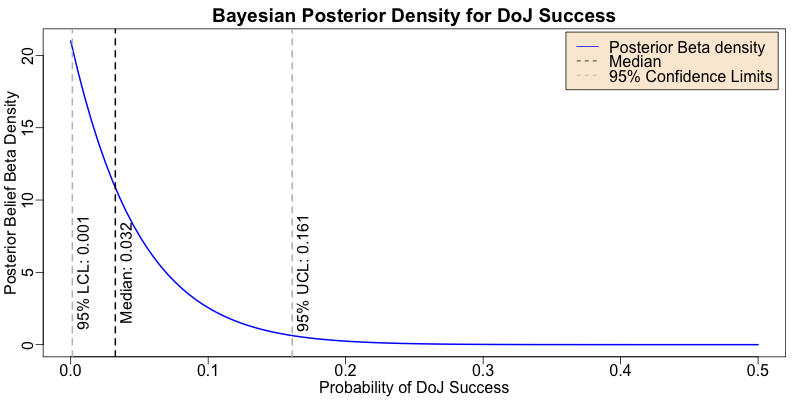

Write the R code that produced this figure.
## Created on Tuesday, August  4, 2026 at 2:11pm EDT by Weekend Editor on Weeekend Editor Machine
## Copyright (c) 2026, Some Weekend Reading blog.  All rights reserved.  As if you care.

##
## Trump's Department of Justice demands state voter registration info, so it can purge voters it
## doesn't want, hypothesizing noncitizens, but probably targeting mostly Democrats/minorities/women.
##
## They've won 0 out of 20 times.
##
## What should we believe about their probability of winning, from these data?
##

source("../../tools/graphics-tools.r")                 # Randumb graphics hax

doit <- function(k = 0, N = 20, destDir = ".", plotFile = "2026-08-04-doj-smackdowns.png") {
  withPNG(file.path(destDir, plotFile), 800, 400, FALSE, function() {
    withPars(function() {                              # Capture graphics to file
      shape1 <- k + 1                                  # Sucess shape parameter
      shape2 <- N - k + 1                              # Failure shape parameter
      cls    <- qbeta(p = c(0.025, 0.500, 0.975), shape1 = shape1, shape2 = shape2)
      maxP   <- max(0.5, min(1.0, ceiling(10.0 * max(cls)) / 10.0))
      ps     <- seq(from = 0, to = maxP, length.out = 100)
      ds     <- dbeta(ps, shape1 = shape1, shape2 = shape2)

      plot(x = ps, y = ds,                             # Plot the posterior Beta density
           xlab = "Probability of DoJ Success", ylab = "Posterior Belief Beta Density",
           main = "Bayesian Posterior Density for DoJ Success",
           xlim = c(0, maxP), type = "l", lty = "solid", col = "blue", lwd = 2)
      abline(v = cls[[1]], lty = "dashed", col = "gray",  lwd = 2)
      abline(v = cls[[2]], lty = "dashed", col = "black", lwd = 2)
      abline(v = cls[[3]], lty = "dashed", col = "gray",  lwd = 2)

      text(x = cls + 0.005, y = 5.5, pos = 1, srt = 90,  # Magic numbers 0.005 & 5.5 from looking
           labels = c(sprintf("95%% LCL: %.3f", cls[[1]]),
                      sprintf("Median: %.3f",   cls[[2]]),
                      sprintf("95%% UCL: %.3f", cls[[3]])))

      legend("topright", inset = c(0.01, 0.01), bg = "antiquewhite",
             legend = c("Posterior Beta density", "Median", "95% Confidence Limits"),
             lty    = c("solid",                  "dashed", "dashed"),
             col    = c("blue",                   "black",  "gray"))

    }, pty = "m",                                      # Maximal plotting area
       bg  = "white",                                  # White background
       ps  = 16,                                       # Larger type size
       mar = c(3, 3, 2, 1),                            # Pull in on margins
       mgp = c(1.7, 0.5, 0.0))                         # Axis title, label, tick spacing
  })                                                   # Done with file capture
}                                                      #
